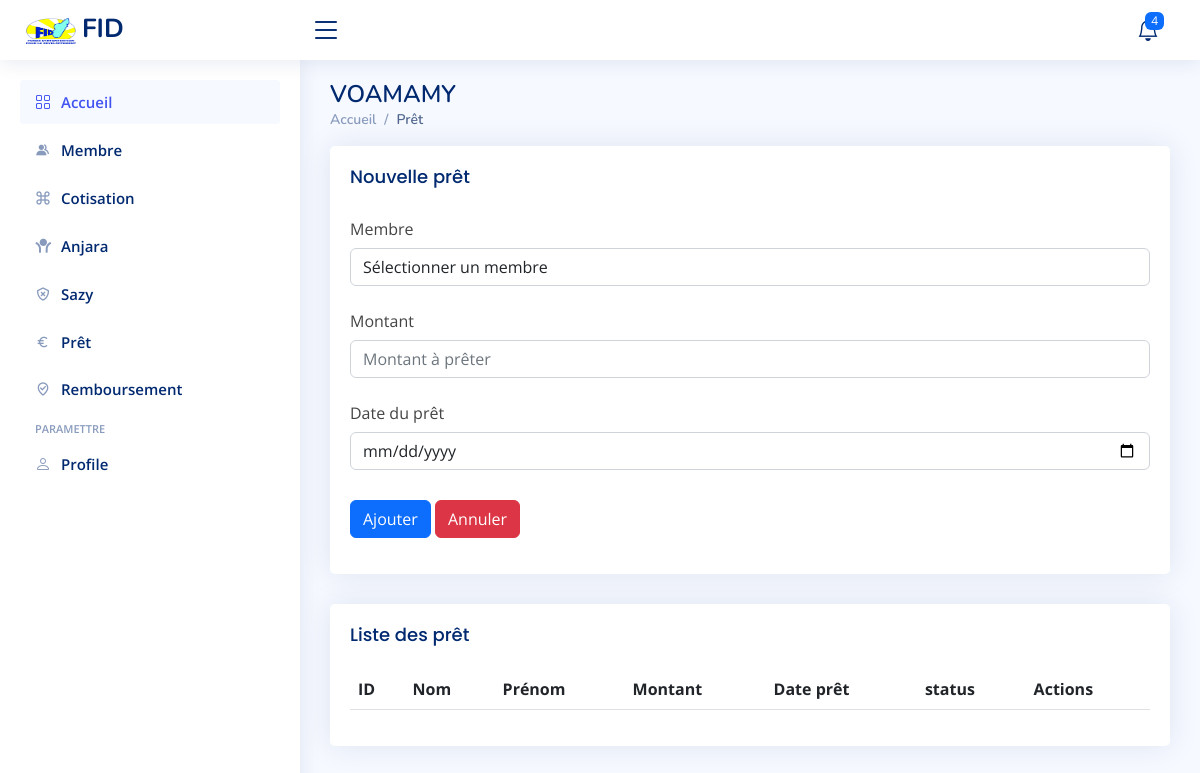
Page /index.php/vm_controller/pret on the earlier database version.
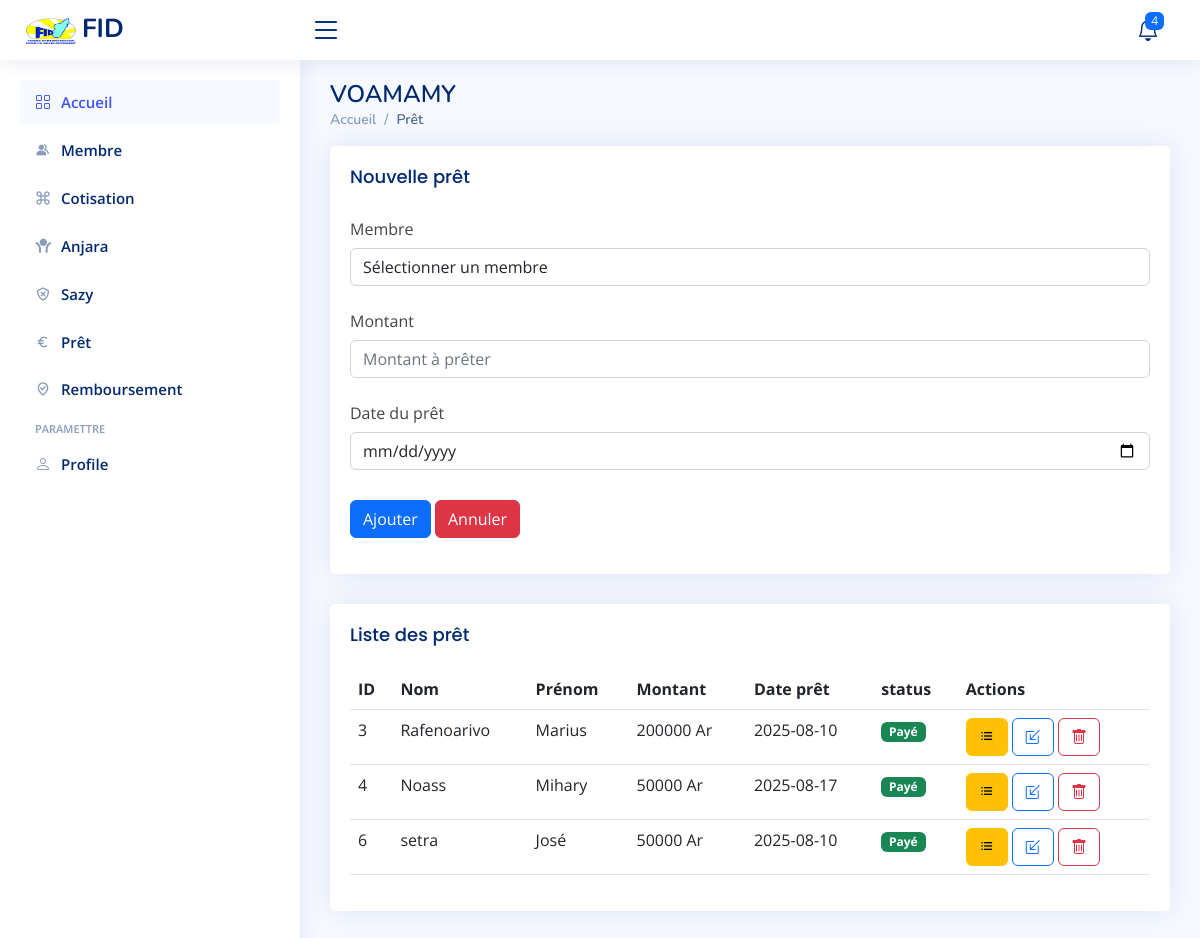
Same page on the later database version.
### tables this page shows
CREATE TABLE `pret` (
  `ID_pret` int(10) NOT NULL,
  `ID_membre` int(10) NOT NULL,
  `Montant` double NOT NULL,
  `Date_pret` date NOT NULL,
  `Statut` varchar(25) NOT NULL
);

CREATE TABLE `membre` (
  `ID_membre` int(10) NOT NULL,
  `Nom` varchar(50) NOT NULL,
  `Prenom` varchar(50) NOT NULL
);

### application/controllers/vm_controller.php (called while the page is built, shortened)
<?php
class vm_controller extends CI_Controller {
    public function __construct() {
        $this->load->model('vm_model');
        $this->load->library(['form_validation', 'session']);
        $this->load->helper(['url', 'form']);
    }
public function pret($action = null, $ID_pret = null){
        $this->load->model('vm_model');
        $data = [];
        $data['membre'] = $this->vm_model->membre();
        $data['pret'] = $this->vm_model->pret();
        $data['reste'] = $this->vm_model->get_reste_a_payer($ID_pret);
        $data['montantrembourser'] = $this->vm_model->get_montant_a_rembourser($ID_pret);
        $data['totalrembourser'] = $this->vm_model->get_total_rembourser($ID_pret);
        $this->load->view('pret_view', $data);
}
}

### index.php (called while the page is built, shortened)
<?php
require_once BASEPATH.'core/CodeIgniter.php';

### application/models/vm_model.php (called while the page is built, shortened)
<?php
class Vm_model extends CI_Model {
    public function pret() {
        $query = $this->db->query("SELECT ID_pret,Montant,Date_pret, Statut, membre.Nom, membre.Prenom FROM membre, pret WHERE membre.ID_membre= pret.ID_membre " );
        return $query->result();
    }
    public function get_reste_a_payer($ID_pret, $taux = 10, $mois = 1)
    {
        $pret = $this->db->get_where('pret', ['ID_pret' => $ID_pret])->row();
        if (!$pret) return 0;
        $total_a_rembourser = $pret->Montant + ($pret->Montant * ($taux / 100) * $mois);
        $this->db->select_sum('Montant');
        $this->db->where('ID_pret', $ID_pret);
        $total_rembourse = $this->db->get('remboursement')->row()->Montant ?? 0;
        return $total_a_rembourser - $total_rembourse;
    }
    public function get_total_rembourser($ID_pret)
    {
        $pret = $this->db->get_where('pret', ['ID_pret' => $ID_pret])->row();
        if (!$pret) return 0;
        $this->db->select_sum('Montant');
        $this->db->where('ID_pret', $ID_pret);
        return $total_rembourser ;
    }
}
?>

### application/views/pret_view.php (the view, shortened to what this page needs)
<?php
  $this->load->view('navbar');?>
  <?php
  $this->load->view('sidebar');?>
  <main id="main" class="main">
<div class="pagetitle">
<h1>VOAMAMY</h1>
  <nav>
    <ol class="breadcrumb">
      <li class="breadcrumb-item"><a href="<?php echo base_url().'index.php/vm_controller/index'; ?>">Accueil</a></li>
      <li class="breadcrumb-item active">Prêt</li>
    </ol>
  </nav>
</div>
<section class="section">
      <div class="card">
        <div class="card-body">
          <h5 class="card-title">Nouvelle prêt</h5>
          <form id="form" class="form-material" method="POST" action="<?php echo base_url().'index.php/vm_controller/pret'; ?>">
            <div class="row mb-3">
              <label for="inputText" class="col-sm-2 col-form-label">Membre</label>
              <div class="col-sm-12">
                <select name="ID_membre" class="form-control" required>
                  <option value="">Sélectionner un membre </option>
              </select>
            </div>
            </div>
            <div class="row mb-3">
                <label for="inputNumber" class="col-sm-4 col-form-label">Montant</label>
                <div class="col-sm-12">
                  <input type="number" name="Montant" class="form-control" placeholder="Montant à prêter" required>
                </div>
              </div>
              <div class="row mb-3">
                <label for="inputNumber" class="col-sm-4 col-form-label">Date du prêt</label>
                <div class="col-sm-12">
                  <input type="date"  name="Date_pret" class="form-control" required>
                </div>
              </div>
            <div class="row mb-3">
              <label class="col-sm-2 col-form-label"></label>
              <div class="col-sm-12">
              <button type="submit" id="submit"  name="submit" class="btn btn-primary">Ajouter</button>
                    <a href="<?php echo base_url().'index.php/vm_controller/pret'; ?>" class="btn btn-danger">Annuler</a>
              </div>
            </div>
          </form>
        </div>
      </div>
          <div class="card">
            <div class="card-body">
              <h5 class="card-title">Liste des prêt</h5>
              <table class="table datatable">
                <thead>
                  <tr>
                    <th scope="col">ID</th>
                    <th scope="col">Nom</th>
                    <th scope="col">Prénom</th>
                    <th scope="col">Montant</th>
                    <th scope="col">Date prêt</th>
                    <th scope="col">status</th>
                    <th scope="col">Actions</th>
                  </tr>
                </thead>
                <tbody>
                <?php foreach($pret as $m):?>
                  <tr>
                    <td><?= $m->ID_pret ?></td>
                    <td><?= $m->Nom?></td>
                    <td><?= $m->Prenom?></td>
                    <td><?= $m->Montant ?> Ar</td>
                    <td><?= $m->Date_pret?></td>
                    <td>
                      <?php if ($m->Statut == 'Payé'): ?>
                        <span class="badge bg-success">Payé</span>
                      <?php else: ?>
                        <span class="badge bg-warning text-dark">En cours</span>
                      <?php endif; ?>
                    </td>
                    <td>
                    <a href="<?php echo base_url().'index.php/vm_controller/pret/historique/'.$m->ID_pret;?>"><button type="button" class="btn btn-warning"><i class="bx bx-list-ul"></i></button></a>
                    <a href="<?php echo base_url().'index.php/vm_controller/pret/modifier/'.$m->ID_pret;?>"><button type="button" class="btn btn-outline-primary"><i class="bi bi-box-arrow-in-down-left"></i></button></a>
                    <button type="button" class="btn btn-outline-danger delete-btn" data-id="<?= $m->ID_pret ?>">
                       <i class="bi bi-trash"></i>
                  </button>
                  </td>
                  </tr>
                  <?php endforeach ?>
                </tbody>
              </table>
            </div>
          </div>
</section>
</main>

### application/views/navbar.php (shortened to what this page needs)
?><!DOCTYPE html>
<html lang="en">
<head>
  <link rel="stylesheet"href="https://cdnjs.cloudflare.com/ajax/libs/font-awesome/6.5.0/css/all.min.css">
  <link href="<?php echo base_url().'assets/vendor/bootstrap/css/bootstrap.min.css';?>" rel="stylesheet">
  <link href="<?php echo base_url().'assets/vendor/bootstrap-icons/bootstrap-icons.css';?>" rel="stylesheet">
  <link href="<?php echo base_url().'assets/vendor/boxicons/css/boxicons.min.css';?>" rel="stylesheet">
  <link href="<?php echo base_url().'assets/vendor/quill/quill.snow.css';?>" rel="stylesheet">
  <link href="<?php echo base_url().'assets/vendor/quill/quill.bubble.css';?>" rel="stylesheet">
  <link href="<?php echo base_url().'assets/vendor/remixicon/remixicon.css';?>" rel="stylesheet">
  <link href="<?php echo base_url().'assets/vendor/simple-datatables/style.css';?>" rel="stylesheet">
  <link href="<?php echo base_url().'assets/css/style.css';?>" rel="stylesheet">
</head>
<header id="header" class="header fixed-top d-flex align-items-center">
    <div class="d-flex align-items-center justify-content-between">
      <a href="" class="logo d-flex align-items-center">
        <span class="d-none d-lg-block"><img src="<?php echo base_url('/assets/img/fid.jpg') ?>" alt="homepage" width="50px" style="margin"/>FID</span>
      </a>
      <i class="bi bi-list toggle-sidebar-btn"></i>
    </div>
    <nav class="header-nav ms-auto">
      <ul class="d-flex align-items-center">
        <li class="nav-item dropdown">
          <a class="nav-link nav-icon" href="#" data-bs-toggle="dropdown">
            <i class="bi bi-bell"></i>
            <span class="badge bg-primary badge-number">4</span>
          </a>
        </li>
      </ul>
    </nav>
  </header>

### application/views/sidebar.php (shortened to what this page needs)
<!DOCTYPE html>
<html lang="en">
<head>
  <link rel="stylesheet"href="https://cdnjs.cloudflare.com/ajax/libs/font-awesome/6.5.0/css/all.min.css">
  <link href="<?php echo base_url().'assets/vendor/bootstrap/css/bootstrap.min.css';?>" rel="stylesheet">
  <link href="<?php echo base_url().'assets/vendor/bootstrap-icons/bootstrap-icons.css';?>" rel="stylesheet">
  <link href="<?php echo base_url().'assets/vendor/boxicons/css/boxicons.min.css';?>" rel="stylesheet">
  <link href="<?php echo base_url().'assets/vendor/quill/quill.snow.css';?>" rel="stylesheet">
  <link href="<?php echo base_url().'assets/vendor/quill/quill.bubble.css';?>" rel="stylesheet">
  <link href="<?php echo base_url().'assets/vendor/remixicon/remixicon.css';?>" rel="stylesheet">
  <link href="<?php echo base_url().'assets/vendor/simple-datatables/style.css';?>" rel="stylesheet">
  <link href="<?php echo base_url().'assets/css/style.css';?>" rel="stylesheet">
</head>
<aside id="sidebar" class="sidebar">
    <ul class="sidebar-nav" id="sidebar-nav">
      <li class="nav-item">
        <a class="nav-link" href="<?php echo base_url().'index.php/vm_controller/dashboard/';?>">
          <i class="bi bi-grid"></i>
          <span>Accueil</span>
        </a>
      </li>
      <li class="nav-item">
        <a class="nav-link collapsed" href="<?php echo base_url().'index.php/vm_controller/membre/';?>">
          <i class="bx bxs-group"></i><span>Membre</span>
        </a>
      </li>
      <li class="nav-item">
        <a class="nav-link collapsed" href="<?php echo base_url().'index.php/vm_controller/cotisation';?>">
          <i class="bx bx-command"></i><span>Cotisation</span>
        </a>
      </li>
       <li class="nav-item">
        <a class="nav-link collapsed" href="<?php echo base_url().'index.php/vm_controller/anjara';?>">
          <i class="ri-open-arm-fill"></i><span>Anjara</span>
        </a>
      </li>
      <li class="nav-item">
        <a class="nav-link collapsed" href="<?php echo base_url().'index.php/vm_controller/sazy';?>">
          <i class="bx bx-shield-x"></i><span>Sazy</span>
        </a>
      </li>
      <li class="nav-item">
        <a class="nav-link collapsed" href="<?php echo base_url().'index.php/vm_controller/pret';?>">
          <i class="bx bx-euro"></i><span>Prêt</span>
        </a>
      </li>
      <li class="nav-item">
        <a class="nav-link collapsed" href="<?php echo base_url().'index.php/vm_controller/remboursement';?>">
          <i class="bx bx-been-here"></i><span>Remboursement</span>
        </a>
      </li>
      <li class="nav-heading">Paramettre</li>
      <li class="nav-item">
        <a class="nav-link collapsed" href="<?php echo base_url().'index.php/vm_controller/profil';?>">
          <i class="bi bi-person"></i>
          <span>Profile</span>
        </a>
      </li>
    </ul>
  </aside>

### assets/css/style.css (style rules this page uses)
:root { scroll-behavior: smooth; }
a { color: #4154f1; text-decoration: none; }
h1, h2, h3, h4, h5, h6 { font-family: "Nunito", sans-serif; }
#main { margin-top: 60px; padding: 20px 30px; transition: all 0.3s; }
.pagetitle { margin-bottom: 10px; }
.pagetitle h1 { font-size: 24px; margin-bottom: 0; font-weight: 600; color: #012970; }
.card { margin-bottom: 30px; border: none; border-radius: 5px; box-shadow: 0px 0 30px rgba(1, 41, 112, 0.1); }
.card-title { padding: 20px 0 15px 0; font-size: 18px; font-weight: 500; color: #012970; font-family: "Poppins", sans-serif; }
.card-body { padding: 0 20px 20px 20px; }
.breadcrumb { font-size: 14px; font-family: "Nunito", sans-serif; color: #899bbd; font-weight: 600; }
.breadcrumb a { color: #899bbd; transition: 0.3s; }
.breadcrumb .breadcrumb-item::before { color: #899bbd; }
.breadcrumb .active { color: #51678f; font-weight: 600; }
.logo { line-height: 1; }
@media (min-width: 1200px) { .logo { width: 280px; } }
.logo img { max-height: 26px; margin-right: 6px; }
.logo span { font-size: 26px; font-weight: 700; color: #012970; font-family: "Nunito", sans-serif; }
.header { transition: all 0.5s; z-index: 997; height: 60px; box-shadow: 0px 2px 20px rgba(1, 41, 112, 0.1); background-color: #fff; padding-left: 20px; }
.header .toggle-sidebar-btn { font-size: 32px; padding-left: 10px; cursor: pointer; color: #012970; }
.header-nav ul { list-style: none; }
.header-nav>ul { margin: 0; padding: 0; }
.header-nav .nav-icon { font-size: 22px; color: #012970; margin-right: 25px; position: relative; }
.header-nav .badge-number { position: absolute; inset: -2px -5px auto auto; font-weight: normal; font-size: 12px; padding: 3px 6px; }
.sidebar { position: fixed; top: 60px; left: 0; bottom: 0; width: 300px; z-index: 996; transition: all 0.3s; padding: 20px; overflow-y: auto; scrollbar-width: thin; scrollbar-color: #aab7cf transparent; box-shadow: 0px 0px 20px rgba(1, 41, 112, 0.1); background-color: #fff; }
@media (min-width: 1200px) { #main, #footer { margin-left: 300px; } }
.sidebar-nav { padding: 0; margin: 0; list-style: none; }
.sidebar-nav li { padding: 0; margin: 0; list-style: none; }
.sidebar-nav .nav-item { margin-bottom: 5px; }
.sidebar-nav .nav-heading { font-size: 11px; text-transform: uppercase; color: #899bbd; font-weight: 600; margin: 10px 0 5px 15px; }
.sidebar-nav .nav-link { display: flex; align-items: center; font-size: 15px; font-weight: 600; color: #4154f1; transition: 0.3; background: #f6f9ff; padding: 10px 15px; border-radius: 4px; }
.sidebar-nav .nav-link i { font-size: 16px; margin-right: 10px; color: #4154f1; }
.sidebar-nav .nav-link.collapsed { color: #012970; background: #fff; }
.sidebar-nav .nav-link.collapsed i { color: #899bbd; }

Differences in the rows shown:
added pret: ID_pret "3", ID_membre.Nom "Rafenoarivo", ID_membre.Prenom "Marius", Montant "200000", Date_pret "2025-08-10", Statut "Payé"
added pret: ID_pret "4", ID_membre.Nom "Noass", ID_membre.Prenom "Mihary", Montant "50000", Date_pret "2025-08-17", Statut "Payé"
added pret: ID_pret "6", ID_membre.Nom "setra", ID_membre.Prenom "José", Montant "50000", Date_pret "2025-08-10", Statut "Payé"
